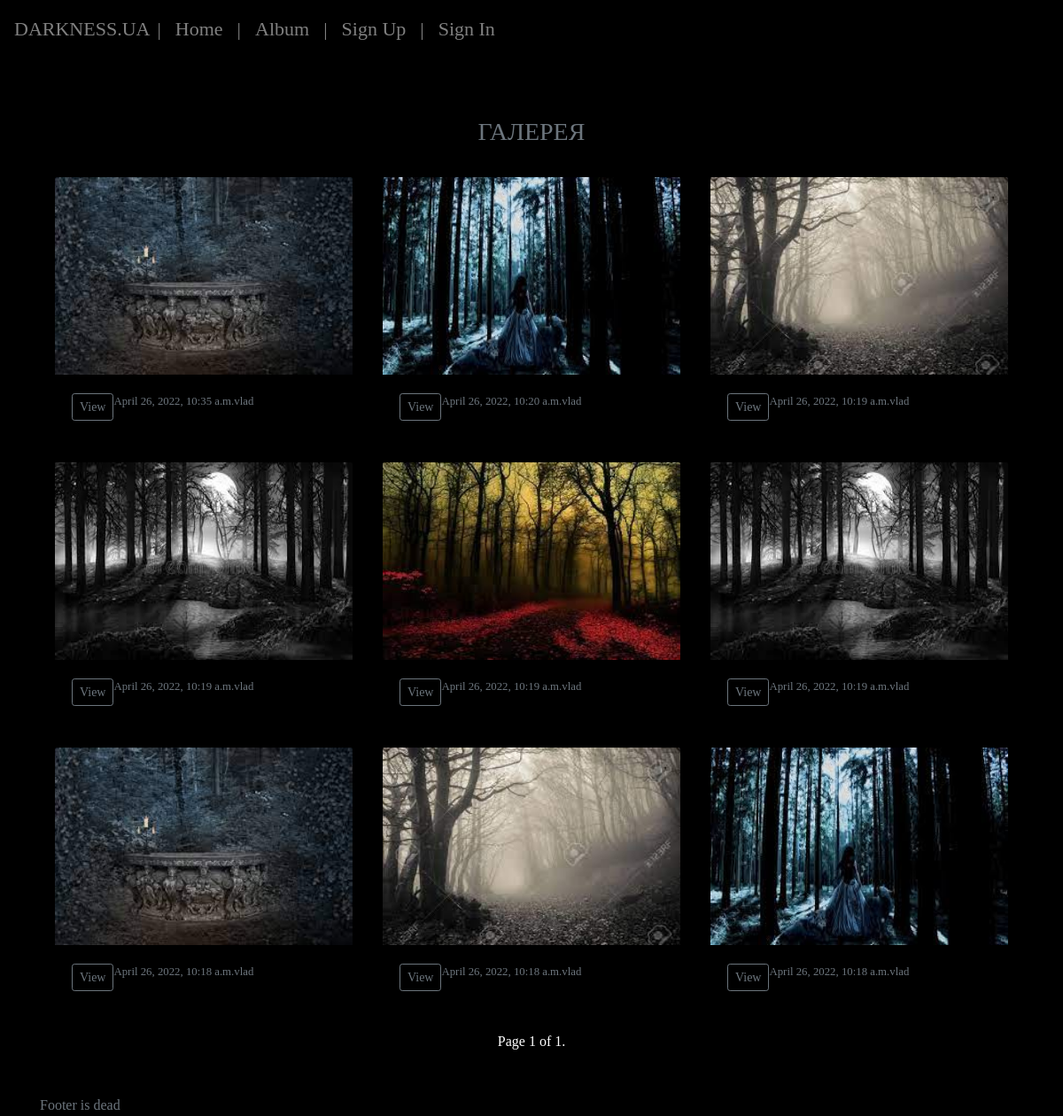
The page /dark/album/list/4 on the database as committed earlier.
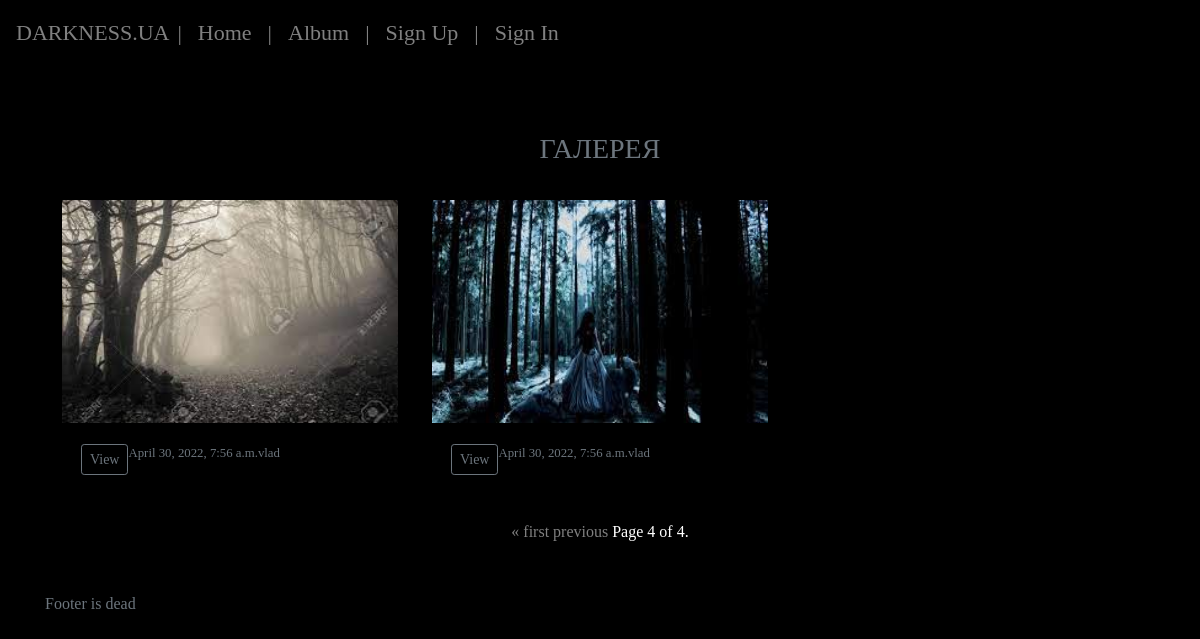
The same page on the database as committed later.
### main/models.py (models this page shows, shortened)
class Image(models.Model):
    author = models.CharField(max_length=100)
    pub_date = models.DateTimeField('date published', null=True, blank=True)
    image = models.ImageField(upload_to='images', verbose_name='path', )

### main/views.py (the view)
# urls.py: path('album/list/<int:page>', AlbumView.as_view(), name='album/list'),
class AlbumView(CommonContextMixin, ListView):
    template_name = 'main/album.html'
    model = Image
    context_object_name = 'all'
    def get_queryset(self):
        all_images = Image.objects.order_by('-pub_date')
        pg = paginator.Paginator(all_images, 9)
        page_obj = pg.get_page(self.kwargs.get('page', 1))
        return page_obj

### main/views.py (called while the page is built)
    def get_common_data(self, request, **kwargs):
        context = kwargs
        new_photos = Image.objects.order_by('-pub_date')[:6]
        new_videos = Video.objects.order_by('-pub_date')[:5]
        messages = Message.objects.order_by('-pub_date')
        context['new_photos'] = new_photos
        context['new_videos'] = new_videos
        context['messages'] = messages
        context['timeformat'] = time.strftime
        context['user_id'] = request.session.get('user_id', 0)
        context['user_name'] = request.session.get('user_name', '')
        context['is_authorizate'] = request.session.get('is_authorizate', False)
        if context['user_id']:
            context['avatar'] = User.objects.get(id=context['user_id']).profile_photo
        return context

    def get_context_data(self, **kwargs):
        context = super().get_context_data(**kwargs)
        common = self.get_common_data(self.request, **kwargs)
        return dict(list(context.items()) + list(common.items()))

### main/templates/main/album.html (shortened to what this page needs)
{% extends "main/base.html" %}
{% block body %}
<div class="album py-5">
        <h3 class="text-muted text-center">
            ГАЛЕРЕЯ
        </h3>
        <br>
        <div class="container">
              <div class="row ">
{% if all %}
  {% for i in all %}
                    <div class="col-md-4  ">
                        <div class="card mb-4 box-shadow darkback">
                              <a class="" href="{% url 'albumphoto' i.id %}">
                                <img class="card-img-top active-block"   style="height: 225px; width: 100%; display: block;"
                                     src="{{ i.image.url }}">
                              </a>
                              <div class="card-body">
                                  <div class="d-flex justify-content-between align-items-center darkback">
                                        <div class="btn-group">
                                        <a href="{% url 'albumphoto' i.id %}">
                                            <button type="button" class="btn btn-sm btn-outline-secondary">
                                              View
                                        </button></a>
                                            <small class="text-muted">{{ i.pub_date}}</small>
                                            <small class="text-muted">{{ i.author}}</small>
                                        </div>
                                  </div>
                              </div>
                        </div>
                    </div>
  {% endfor %}
{% endif %}
            </div>
    </div>
    <nav class="container text-center">
        <div class="">
            <span class="">
                {% if all.has_previous %}
                    <a href="{% url 'album/list' 1 %}">&laquo; first</a>
                    <a href="{% url 'album/list' all.previous_page_number %}">previous</a>
                {% endif %}
                <span class="">
                    Page {{ all.number }} of {{ all.paginator.num_pages }}.
                </span>
            </span>
        </div>
    </nav>
</div>
{% endblock %}

Rows that differ between the two databases and show on the page:
removed Image: image (picture), pub_date "April 26, 2022, 10:35 a.m.", author "vlad"
removed Image: image (picture), pub_date "April 26, 2022, 10:20 a.m.", author "vlad"
removed Image: image (picture), pub_date "April 26, 2022, 10:19 a.m.", author "vlad"
removed Image: image (picture), pub_date "April 26, 2022, 10:19 a.m.", author "vlad"
removed Image: image (picture), pub_date "April 26, 2022, 10:19 a.m.", author "vlad"
removed Image: image (picture), pub_date "April 26, 2022, 10:19 a.m.", author "vlad"
removed Image: image (picture), pub_date "April 26, 2022, 10:18 a.m.", author "vlad"
removed Image: image (picture), pub_date "April 26, 2022, 10:18 a.m.", author "vlad"
removed Image: image (picture), pub_date "April 26, 2022, 10:18 a.m.", author "vlad"
added Image: image (picture), pub_date "April 30, 2022, 7:56 a.m.", author "vlad"
added Image: image (picture), pub_date "April 30, 2022, 7:56 a.m.", author "vlad"
Other text that changed with them:
{{ all.number }}: "1" → "4"
{{ all.paginator.num_pages }}: "1" → "4"
text now shown: "« first previous"
